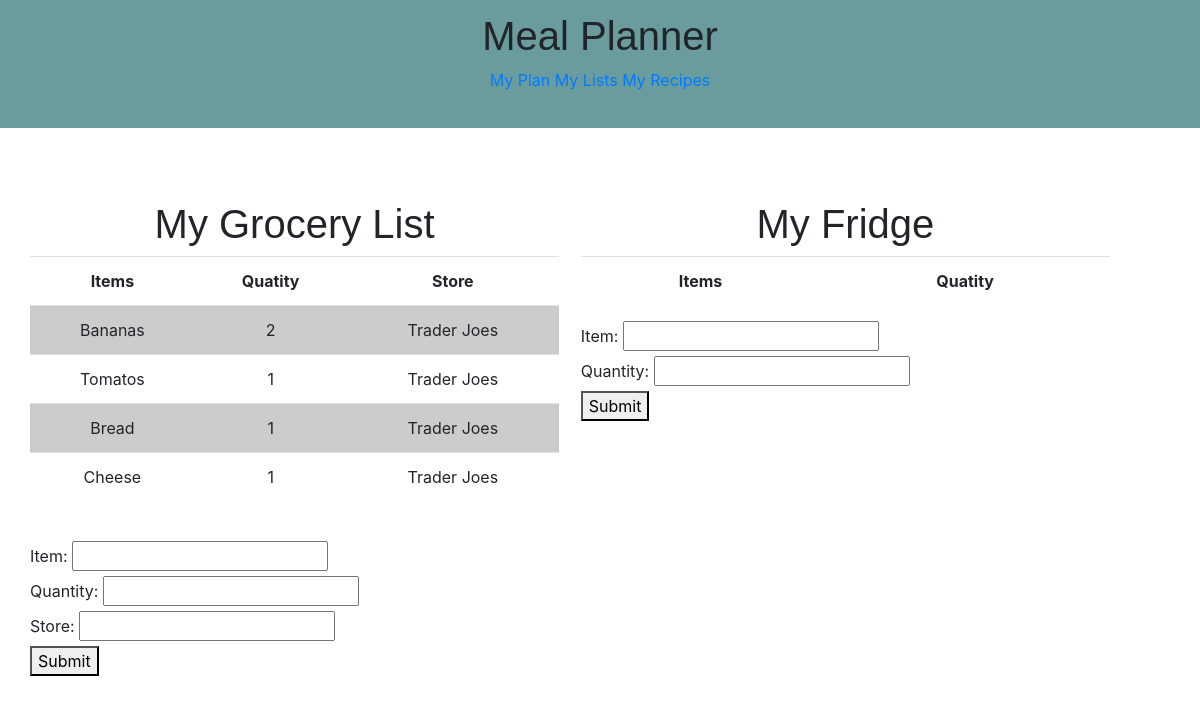
Page /mylists on the earlier database version.
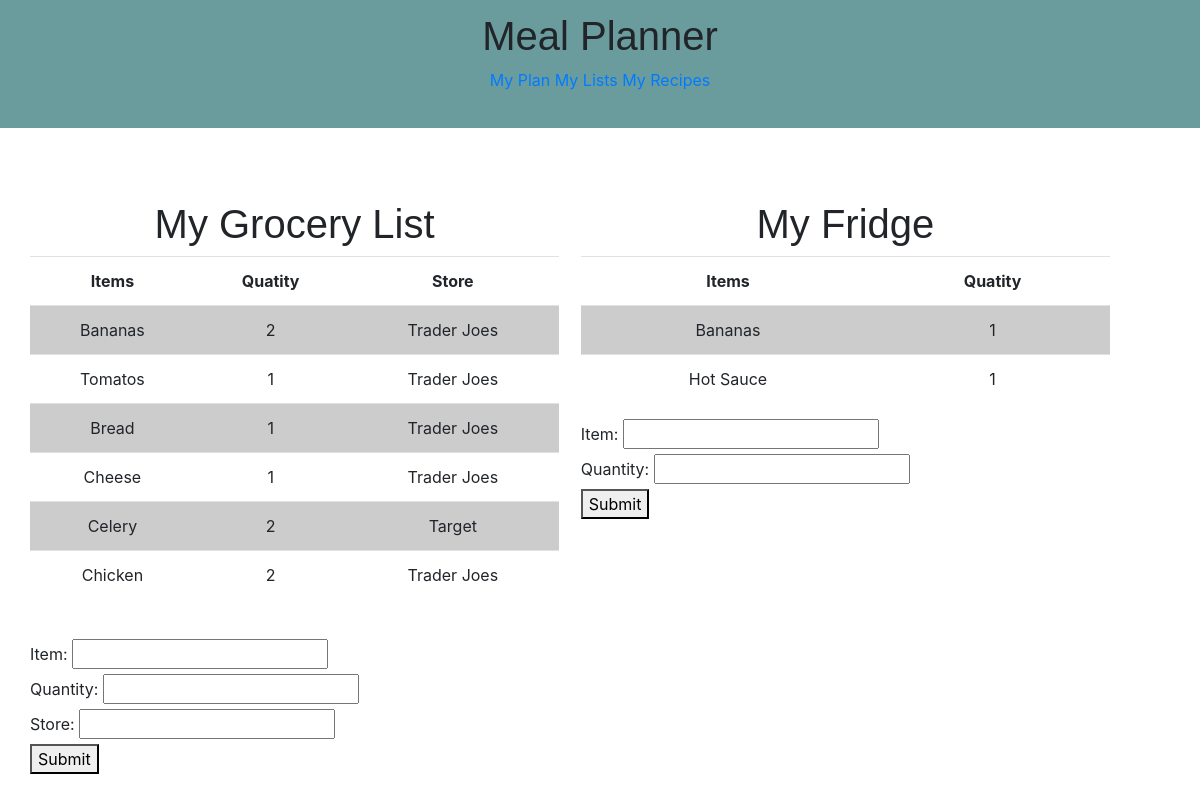
Same page on the later database version.
### app/models.py (models this page shows, shortened)
class myGroceryList(db.Model):
    __tablename__ = 'myGroceryList'
    id = db.Column(db.Integer, primary_key=True)
    ingredient = db.Column(db.Text, nullable=False)
    qty = db.Column(db.Text, nullable=False)
    store = db.Column(db.Text)

class myFridge(db.Model):
    __tablename__ = 'myFridge'
    ingredientID = db.Column(db.Integer, primary_key=True, nullable=False, unique=False)
    ingredient = db.Column(db.Text, nullable=False)
    qty = db.Column(db.Text, nullable=False)

### app/routes.py (the view, shortened to what this page needs)
@app.route('/mylists', methods=['GET', 'POST'])
def mylists():
    headings = ("Items", "Quatity", "Store")
    headings2 = ("Items", "Quatity")
    data = db.session.query(myGroceryList.ingredient, myGroceryList.qty, myGroceryList.store).all() #add more rows
    data2 = db.session.query(myFridge.ingredient, myFridge.qty).all()
    return render_template('mylists.html', headings=headings, headings2=headings2, data=data, data2=data2)

### app/templates/mylists.html (shortened to what this page needs)
{% extends "layout.html" %}
{% block body %}
<div class='container'>
  <div class='floatLeft'>
    <h1>My Grocery List</h1>
    <table class='table'>
      <tr class='table_header' >
        {% for header in headings %}
        <th> {{header}}</th>
        {% endfor %}
      </tr>
        {% for row in data %}
        <tr class= 'table_row'>
          {% for cell in row %}
          <td class = 'table_row'>{{cell}}</td>
          {% endfor %}
        </tr>
        {% endfor %}
    </table><br>
    <form method='POST' action= '/mylists'>
      <label>Item: </label>
      <input type='text' name='item'><br>
      <label>Quantity: </label>
      <input type='text' name='qty'><br>
      <label>Store: </label>
      <input type='text' name='store'><br>
      <button type='submit' name='grocery' value='Submit'>Submit</button>
    </form><br>
  </div>
  <div class='floatRight'>
    <h1>My Fridge</h1>
    <table class='table'>
      <tr class='table_header' >
        {% for header in headings2 %}
        <th> {{header}}</th>
        {% endfor %}
      </tr>
        {% for row in data2 %}
          <tr class= 'table_row'>
            {% for cell in row %}
            <td class = 'table_row'>{{cell}}</td>
          {% endfor %}
        </tr>
        {% endfor %}
    </table>
    <form method='POST' action= '/mylists'>
      <label>Item: </label>
      <input type='text' name='item'><br>
      <label>Quantity: </label>
      <input type='text' name='qty'><br>
      <button type='submit' name='fridge' value='Submit'>Submit</button>
    </form>
  </div>
</div>
<br><br><br>
{% endblock %}

### app/templates/layout.html (shortened to what this page needs)
<!doctype html>
<html lang="eng">
<head>
  <link rel="stylesheet" href="//netdna.bootstrapcdn.com/bootstrap/4.0.0/css/bootstrap.min.css">
</head>
<body>
  <header>
    <h1> Meal Planner</h1>
    <ul>
      <li>
        <a href="/">My Plan</a>
        <a href="/mylists">My Lists</a>
        <a href="/myrecipes">My Recipes</a>
      </li> <br>
    </ul>
  </header>
  <div class="container">
    <br><br><br>
    {% block body %}{% endblock %}
</div>
</body>
</html>

### app/templates/layout.html (style rules this page uses)
header { background-color: #6a9c9e; padding: 12px; }
h1 { font-family: 'Trebuchet MS', 'Lucida Sans Unicode', 'Lucida Grande', 'Lucida Sans', Arial, sans-serif; text-align: center; }
ul { padding: 0px; text-align: center; list-style-type: none; display: inline; color: black; }
table { position: relative; text-align: center; }
.floatLeft { position: relative; float: left; width: 49%; padding: 0px; }
.floatRight { position: relative; float: right; width: 49%; padding: 0px; }
form { position: static; display: block; }
.container { display: inline-block; vertical-align: middle; }
tr:nth-child(even) { background: #CCC }
tr:nth-child(odd) { background: #FFF }

Differences in the rows shown:
added myGroceryList: ingredient "Celery", row "2", store "Target"
added myGroceryList: ingredient "Chicken", row "2", store "Trader Joes"
added myFridge: ingredient "Bananas", row "1"
added myFridge: ingredient "Hot Sauce", row "1"
